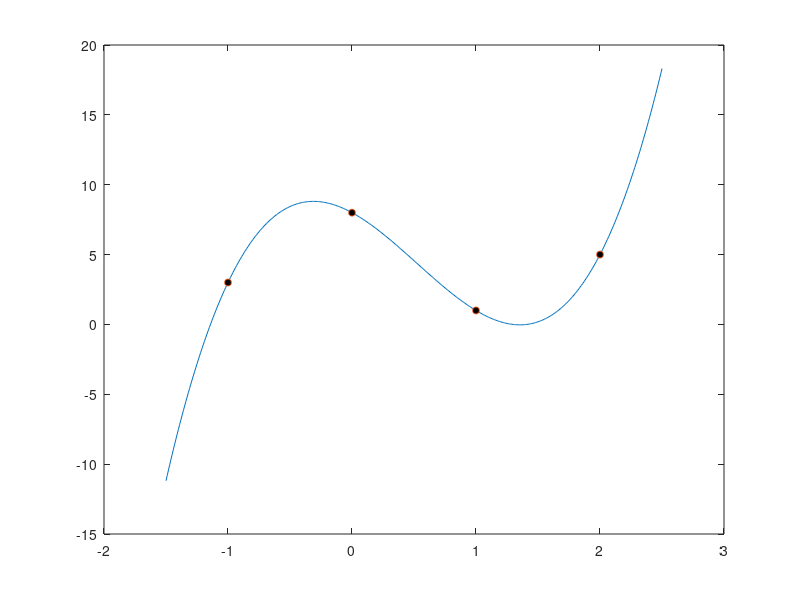

Source code (MATLAB):
xi=[-1:2]'
yi=[3 8 1 5]'
A=[xi.^3 xi.^2 xi ones(4,1)]
b=yi
x=A\b
f = @(t) x(1)*t.^3+x(2)*t.^2+x(3)*t+x(4);
t = -1.5:.01:2.5;
y=f(t)
plot(t,y,xi,yi,'o','MarkerSize',5,'MarkerFaceColor','black')